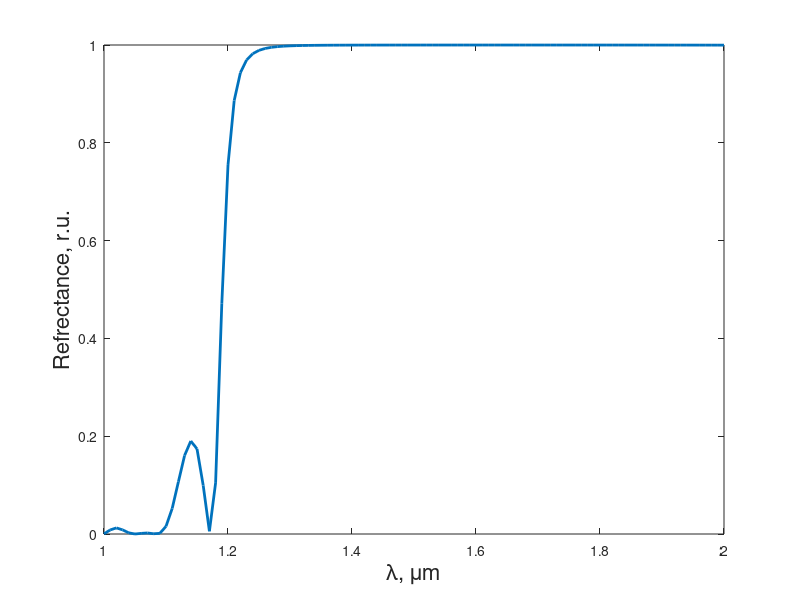

MATLAB code to generate this figure:
%MATLAB Program Reflectance Spectrum Computation of 1D PhC
%The program computes the reflectance spectrum
%of the user-defined layered structure by the method
%described in this chapter. The solution of the
%linear equations system is carried out by Cramer?s
%method. For this reason, two matrices are composed.
%The first one contains coefficients at the unknowns
%of the system while the second one contains free
%terms.
%Input parameters: layers thicknesses and refractive
%indices, the range of the wavelengths for the
%spectrum computation.

%Output data: The plot of the layered structure
   %reflectance spectrum within required range
   %-------------------------------------------------
   clear all;
   %The array lambda defines the set of the wavelength
   %where the reflectance computation will be carried
%out.
lambda=1:0.01:2;
%The array layerWidth defines the thickness of each
%layer. The number of elements in this array defines
%the number of layers in the structure.
layerWidth= [0.15,0.25, 0.15]; 
layerWidth=[0.15 0.25 0.15 0.25 0.15...
                              0.25 0.15 0.25 0.15];
%The array layerRI defines the refractive indices of
%layers. I should have the same length as layerWidth.
%Here, it is assumed that surrounding material
%refractive index equala 1 i.e. the structure is
%surrounded by air.
layerRI =[1, 3.5, 1]; 
layerRI=[3.5 1 3.5 1 3.5 1 3.5 1 3.5];

%The cycle over wavelength. The variable wavelength
%is counter and it takes on values from 1 to length
%of the array lambda
for wavelength=1:length(lambda)
%Here we compute the wave number
  k=2*pi/lambda(wavelength);
%Clearing the arrays from the values written at
%previous cycle step.
  clear coefMatrix;
  clear freeMemberMatrix;
%Two-dimensional array coefMatrix contains the
%coefficients at unknowns of the
%system of linear equations. Because the coefficient
%A0 is user-defined (as we determined from initial
%conditions) first two rows of the matrix contains
%coefficients B0, A1, B1 only. Consequently, they
%should be defined outside the cycle. Moreover, the
%coordinate of the first interface is assumed to be
%equal to zero so all the exponents here vanish.
coefMatrix(1,1:3)=[1 -1 -1];
coefMatrix(2,1:3)=[-1i*k*1 -1i*k*layerRI(1) ...
                               1i*k*layerRI(1)];
%The variable xCurrent contains the coordinate of
%current interface i.e. the interface we currently
%writing boundary conditions for
  xCurrent=layerWidth(1);
%The following cycle scans over all interfaces. The
%scanning begins from the interface between two first
%layers
  for countBoundary=1:length(layerWidth)-1
%Defining the function equality condition at the
%boundary.
    coefMatrix(countBoundary*2+1,2*countBoundary:...
2*countBoundary+3)=...
     [exp(1i*k*layerRI(countBoundary)*xCurrent)...
      exp(-1i*k*layerRI(countBoundary)*xCurrent)...
     -exp(1i*k*layerRI(countBoundary+1)*xCurrent)...
     -exp(-1i*k*layerRI(countBoundary+1)*xCurrent)];
%Defining the function derivatives equality condition
%at the boundary.
  coefMatrix(countBoundary*2+2,2*countBoundary:...
2*countBoundary+3)=...
        [1i*k*layerRI(countBoundary)*...
exp(1i*k*layerRI(countBoundary)*xCurrent)...
         -1i*k*layerRI(countBoundary)*...
exp(-1i*k*layerRI(countBoundary)*xCurrent)...
        -1i*k*layerRI(countBoundary+1)*...
exp(1i*k*layerRI(countBoundary+1)*xCurrent)...
        1i*k*layerRI(countBoundary+1)*...
exp(-1i*k*layerRI(countBoundary+1)*xCurrent)];
%The coordinate of current interface is increased by
%the thickness of current layer. After that it
%contains the coordinate of the next interface
    xCurrent=xCurrent+layerWidth(countBoundary+1);
  end

%The boundary conditions at the last interface are
%defined manually as it was done for the first one
%because we constituted the coefficient BN+1 to be
%equal to zero.
    coefMatrix(length(layerWidth)*2+1,2*...
length(layerWidth):2*length(layerWidth)+2)=...
   [exp(1i*k*layerRI(length(layerRI))*xCurrent)...
    exp(-1i*k*layerRI(length(layerRI))*xCurrent)...
   -exp(1i*k*1*xCurrent)];
coefMatrix(length(layerWidth)*2+2,2*...
   length(layerWidth):2*length(layerWidth)+2)=...
        [1i*k*layerRI(length(layerRI))*...
   exp(1i*k*layerRI(length(layerRI))*xCurrent)...
        -1i*k*layerRI(length(layerRI))*...
   exp(-1i*k*layerRI(length(layerRI))*xCurrent)...
        -1i*k*1*exp(1i*k*1*xCurrent)];
   %Defining column matrix containing the array of free
   %terms.
   %Nonzero elements of this array are only two first
   %elements because we assumed A0 to be equal to 1. For
   %all other equations free terms equal to zero
     freeMemberMatrix=zeros(length(layerWidth)*2+2,1);
     freeMemberMatrix(1)=-1;
     freeMemberMatrix(2)=-1*1i*k*1;
     %Cycle for Cramer?s method solution
   %Cashing the matrix to some temporary variable.
       tempMatrix=coefMatrix;
   %Substituting free-terms column matrix instead of
   %column with number corresponding the number of
   %solution we are searching for.
       tempMatrix(:,1)=freeMemberMatrix;
   %Searching for the solution by dividing the
   %determinant of temporary matrix by the
   %determinant of the matrix composed of coefficients
   %at the unknowns
       solution(wavelength)=...
                    1/det(coefMatrix)*det(tempMatrix);
end
   %Plotting the solution
   plot(lambda,abs(solution).^2,'LineWidth',2);
   xlabel('\lambda, \mum','FontSize',16);
   ylabel('Refrectance, r.u.','FontSize',16);